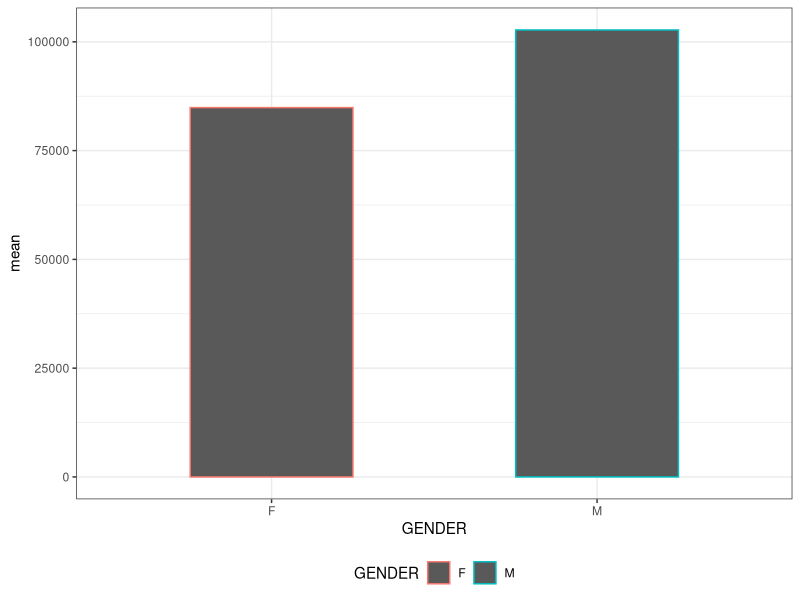
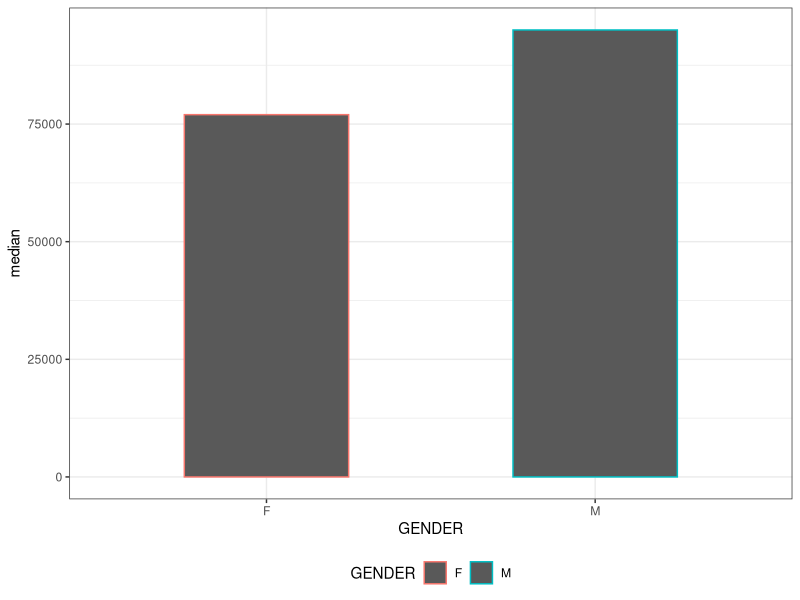
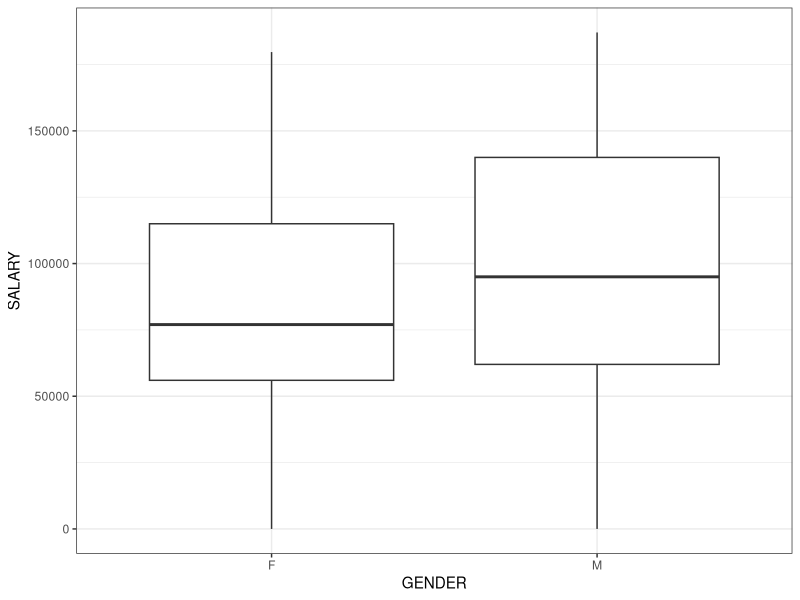
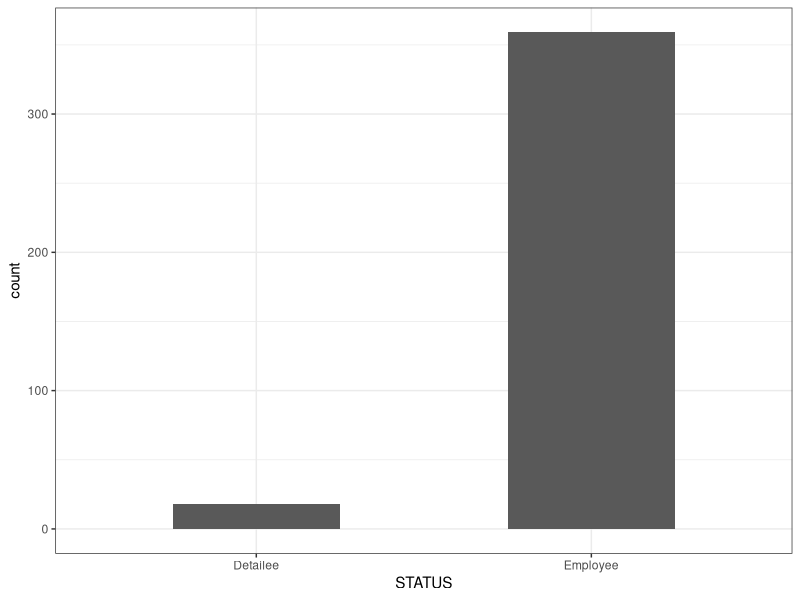
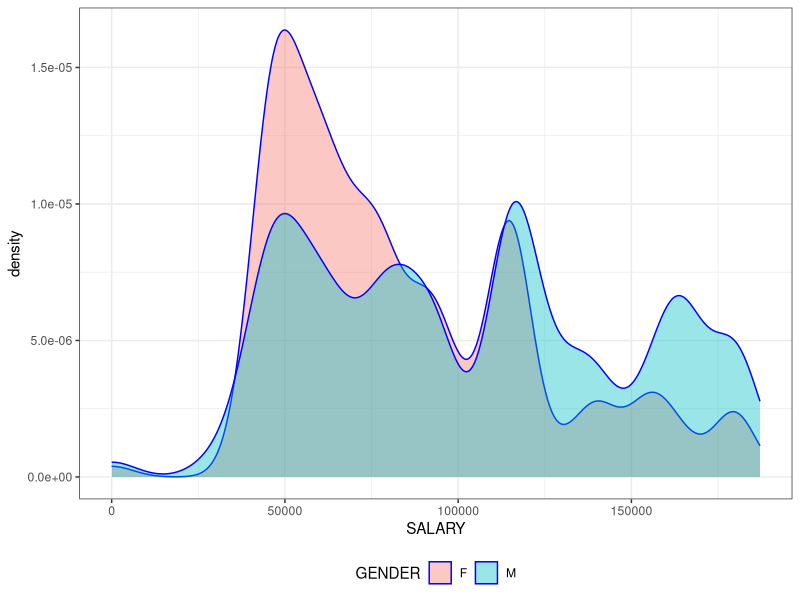
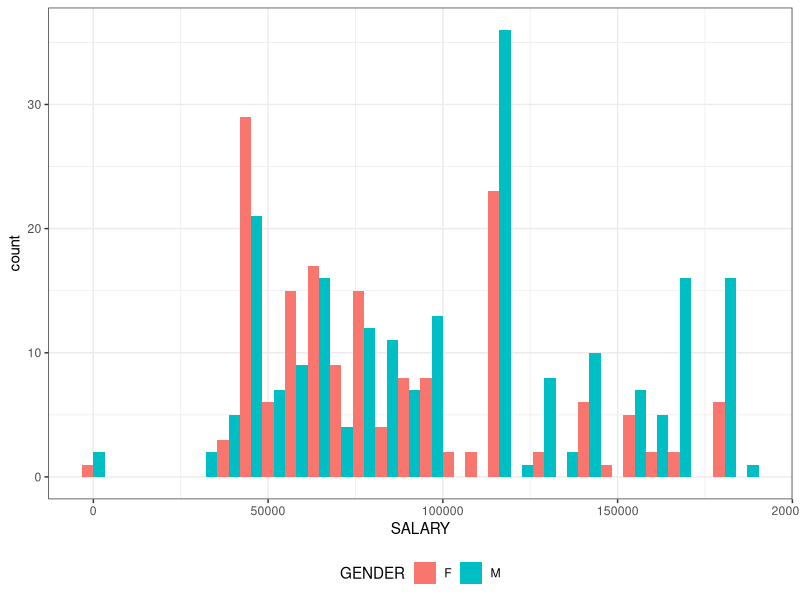

These figures' R source, in order:
## ---- chunk 1
knitr::opts_chunk$set(echo = TRUE)
## ---- chunk 2
library(tidyverse)

knitr::opts_chunk$set(
  fig.width = 6,
  fig.asp = .6,
  out.width = "90%"
)

theme_set(theme_bw() + theme(legend.position = "bottom"))

## ---- chunk 3
library(tidyverse)
## ---- chunk 4

wh_pay = read_csv("./data//white_house_2017_salaries_clean.csv") %>% 
  select(-(starts_with("X")))

## ---- chunk 5
wh_pay %>% 
  top_n(1, SALARY) %>% 
  arrange(desc(SALARY)) %>% 
  knitr::kable()

wh_pay %>% 
  filter(SALARY > 100000) %>% 
  group_by(GENDER) %>% 
  summarize(NUMBER = n()) %>% 
  knitr::kable()

## ---- chunk 6
wh_pay %>% 
  filter(SALARY < 100000) %>% 
  group_by(GENDER) %>% 
  summarize(NUMBER = n()) %>% 
  knitr::kable()
## ---- chunk 7
wh_pay %>%
  group_by(GENDER) %>%
  summarize(n = n())

wh_pay %>% 
  group_by(TITLE) %>% 
  summarize(n = n()) %>% 
  arrange(desc(n))

## ---- chunk 8
wh_pay %>% 
  group_by(GENDER) %>% 
  summarize(n = n(),
            mean = mean(SALARY),
            median = median(SALARY)) 
## ---- chunk 9
wh_pay %>%
  group_by(GENDER) %>%
  summarize(n = n(),
            mean = mean(SALARY),
            median = median(SALARY))  %>%
  ggplot(aes(x = GENDER, y = mean, color = GENDER)) + 
  geom_col(width = 0.5) 

wh_pay %>%
  group_by(GENDER) %>%
  summarize(n = n(),
            mean = mean(SALARY),
            median = median(SALARY))  %>%
  ggplot(aes(x = GENDER, y = median, color = GENDER)) + 
  geom_col(width = 0.5) 

ggplot(wh_pay, aes(x = GENDER, y = SALARY)) +
  geom_boxplot()

ggplot(wh_pay, aes(x = STATUS)) + 
  geom_bar(width = 0.5)

ggplot(wh_pay, aes(x = SALARY, fill = GENDER)) + 
  geom_density(alpha = .4, adjust = .5, color = "blue")

ggplot(wh_pay, aes(x = SALARY, fill = GENDER)) + 
  geom_histogram(position = "dodge")
